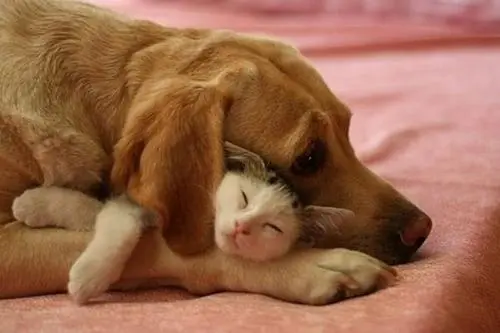
#> input picture Project_Airbnb2/Scripts/the_pipelines/new_data/Listing_title_0.jpg, 500 x 333 px, given in place of ., which was not available
$ python -i extract_aesthetic_features_utiles.py   (imports and definitions only)   (older library calls are emulated)
#> lines starting #> are read from the running program, lines starting #| are printed output that depends on the picture; after the words box and inside, x2 and y2 are one past the last pixel; in counts of white or black regions, pixels touching at a corner belong together; pictures that were not available may be replaced by others from this repository, and a replacement may not be noted
import numpy as np
from skimage import io, color, feature, measure
import pandas as pd
import pickle
import os
import matplotlib.pyplot as plt
import cv2

import cv2
from skimage.feature import graycomatrix, graycoprops
from skimage.color import rgb2gray
import numpy as np
from tqdm import tqdm
import skimage

def get_aesthetics_one_room(img_path_list):
#> called with img_path_list = '../new_data/Listing_title_0.jpg'
    features = {
        "size":[],
        "sharpness":[],
        "mean_brightness":[],
        "contrast":[],
        "dissimilarity":[],
        "homogeneity":[],
        "energy":[],
        "correlation":[],
        "num_contours":[],
        "area":[],
        "perimeter":[],
        "num_edges":[],
        "num_contours":[],
        "hist":[],
    }


    for img_path in img_path_list:
        try:
            photo_path = img_path

            # Load the image
            img = cv2.imread(photo_path)
#> img is the input picture: shape (333, 500, 3); mean B, G, R 75.5, 102.8, 152.6

            # size
            size = img.shape[0] * img.shape[1]
#> size = 166500

            # Convert the image to grayscale
            gray = cv2.cvtColor(img, cv2.COLOR_BGR2GRAY)
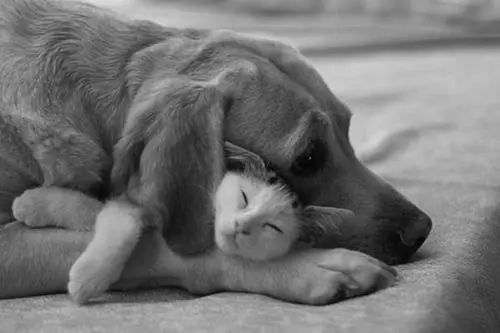
#> gray: shape (333, 500); min 2, max 224, mean 114.6

            # Compute the Laplacian of the grayscale image
            laplacian = cv2.Laplacian(gray, cv2.CV_64F)
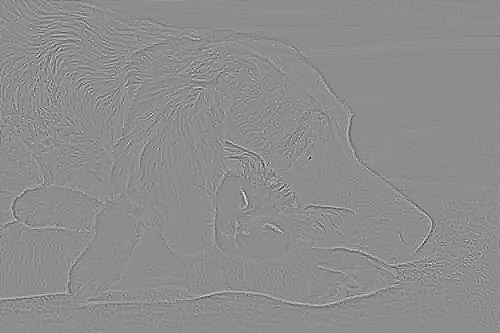
#> laplacian: shape (333, 500) float64; min -159, max 127, mean 0; drawn with min black and max white

            # Compute the sharpness of the image
            sharpness = np.var(laplacian)
#> sharpness = 107.6

            # Extract the color histogram features
            hist = cv2.calcHist([img], [0, 1, 2], None, [8, 8, 8], [0, 256, 0, 256, 0, 256])
            hist = cv2.normalize(hist, hist).flatten()
#> hist = 512 values, max 0.405 at index 84, min 0 at index 4, mean 0.00838

            # Compute the mean brightness of the image
            mean_brightness = np.mean(gray)
#> mean_brightness = 114.6


            # Extract the texture features using gray-level co-occurrence matrix (GLCM)
            glcm = skimage.feature.graycomatrix(np.uint8(gray*255), [5], [0], 256, symmetric=True, normed=True)
            contrast = skimage.feature.graycoprops(glcm, 'contrast')[0, 0]
#> contrast = 260.8
            dissimilarity = skimage.feature.graycoprops(glcm, 'dissimilarity')[0, 0]
#> dissimilarity = 9.73
            homogeneity = skimage.feature.graycoprops(glcm, 'homogeneity')[0, 0]
#> homogeneity = 0.164
            energy = skimage.feature.graycoprops(glcm, 'energy')[0, 0]
#> energy = 0.0147
            correlation = skimage.feature.graycoprops(glcm, 'correlation')[0, 0]
#> correlation = 0.94

            # Extract the shape features using contour detection
            gray = cv2.cvtColor(img, cv2.COLOR_BGR2GRAY)
            ret, thresh = cv2.threshold(gray, 127, 255, cv2.THRESH_BINARY)
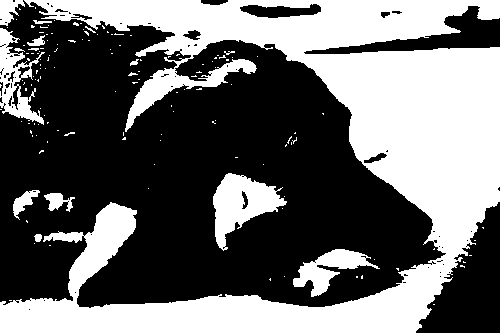
#> thresh: shape (333, 500); 42% white; 144 white regions (127 under 20 px)
            contours, hierarchy = cv2.findContours(thresh, cv2.RETR_TREE, cv2.CHAIN_APPROX_SIMPLE)
#> contours = 228 contours, 204 with area under 20; largest, box (x1, y1, x2, y2) and area: (0, 0, 500, 333) 61238, (213, 173, 287, 251) 2700, (0, 28, 45, 125) 1746, (293, 249, 380, 297) 1470, (239, 3, 322, 19) 814
            num_contours = len(contours)
#> num_contours = 228
            # area = cv2.contourArea(contours[0])
            # perimeter = cv2.arcLength(contours[0], True)


            # Extract the edge features using Canny edge detection
            edges = cv2.Canny(gray, 100, 200)
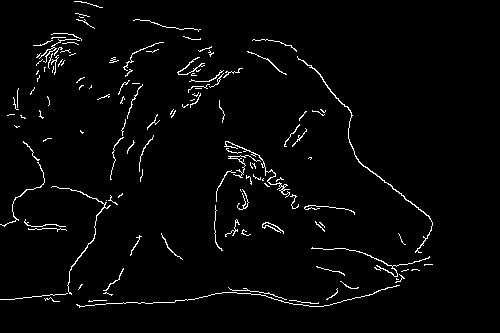
#> edges: shape (333, 500); 2.6% white in thin lines or dots, all inside (x1, y1, x2, y2) = (0, 1, 433, 308)
            num_edges = np.sum(edges > 0)
#> num_edges = 4339
#> pass 3 of the loop in get_aesthetics_one_room, `for img_path in img_path_list:`:
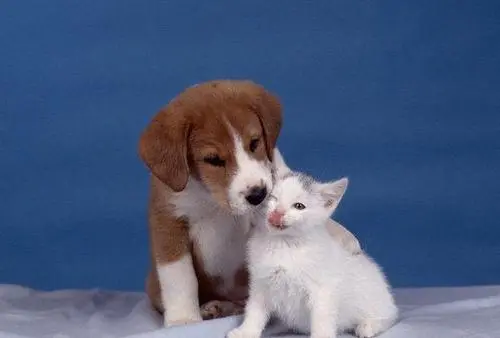
#> input picture Project_Airbnb2/Scripts/the_pipelines/new_data/Listing_title_1.jpg, 500 x 338 px, given in place of , which was not available
#> in get_aesthetics_one_room, img is the input picture: shape (338, 500, 3); mean B, G, R 124.5, 92.6, 76.8
#> gray: shape (338, 500)
#> laplacian: shape (338, 500) float64
#> sharpness = 93.1
#> hist = 512 values, max 0.964 at index 209, min 0 at index 3, mean 0.00377
#> mean_brightness = 91.56
#> contrast = 243.2
#> dissimilarity = 5.79
#> homogeneity = 0.476
#> energy = 0.0804
#> in get_aesthetics_one_room, `ret, thresh = cv2.threshold(gray, 127, 255, cv2.THRESH_BINARY)`:
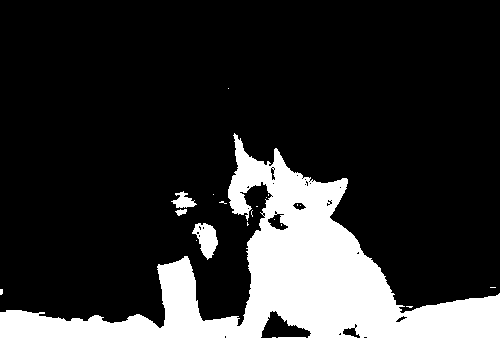
#> thresh: shape (338, 500); 18.2% white; 22 white regions (17 under 20 px)
#> contours = 53 contours, 45 with area under 20; largest, box (x1, y1, x2, y2) and area: (0, 133, 500, 338) 29270, (192, 223, 218, 260) 522, (267, 213, 289, 231) 198, (171, 191, 197, 208) 189, (292, 202, 307, 211) 72, (270, 167, 276, 181) 40, (175, 209, 187, 216) 38, (395, 315, 408, 323) 37
#> num_contours = 53
#> in get_aesthetics_one_room, `edges = cv2.Canny(gray, 100, 200)`:
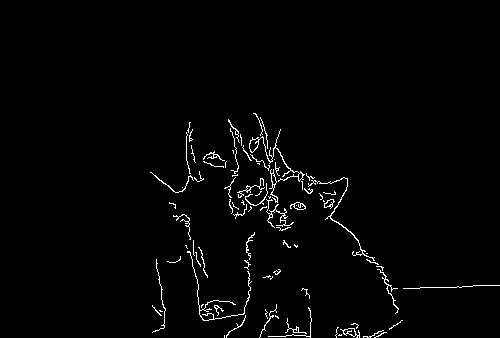
#> edges: shape (338, 500); 1.8% white in thin lines or dots, all inside (x1, y1, x2, y2) = (150, 113, 500, 338)
#> num_edges = 3065
#> the loop made 31 passes; the first 3 are shown

            # # Extract the HOG features
            # fd, hog_image = feature.hog(gray, orientations=8, pixels_per_cell=(16, 16), cells_per_block=(1, 1), visualize=True, multichannel=False)


            features["size"].append(size)
            features["sharpness"].append(sharpness)
            features["mean_brightness"].append(mean_brightness)
            features["contrast"].append(contrast)
            features["dissimilarity"].append(dissimilarity)
            features["homogeneity"].append(homogeneity)
            features["energy"].append(energy)
            features["correlation"].append(correlation)
            features["num_contours"].append(num_contours)
            # features["area"].append(area)
            # features["perimeter"].append(perimeter)
            features["num_edges"].append(num_edges)
            features["num_contours"].append(num_contours)
            features["hist"].append(hist)
        except:
            continue

    mean_features = {}
    for k in features.keys():
        a = np.array(features[k])
        a = np.mean(a,axis=0)

        mean_features[k] = a
#> after the loop, mean_features = 13 items

    return mean_features

>>> result = get_aesthetics_one_room('../new_data/Listing_title_0.jpg')
#> result = 13 items
